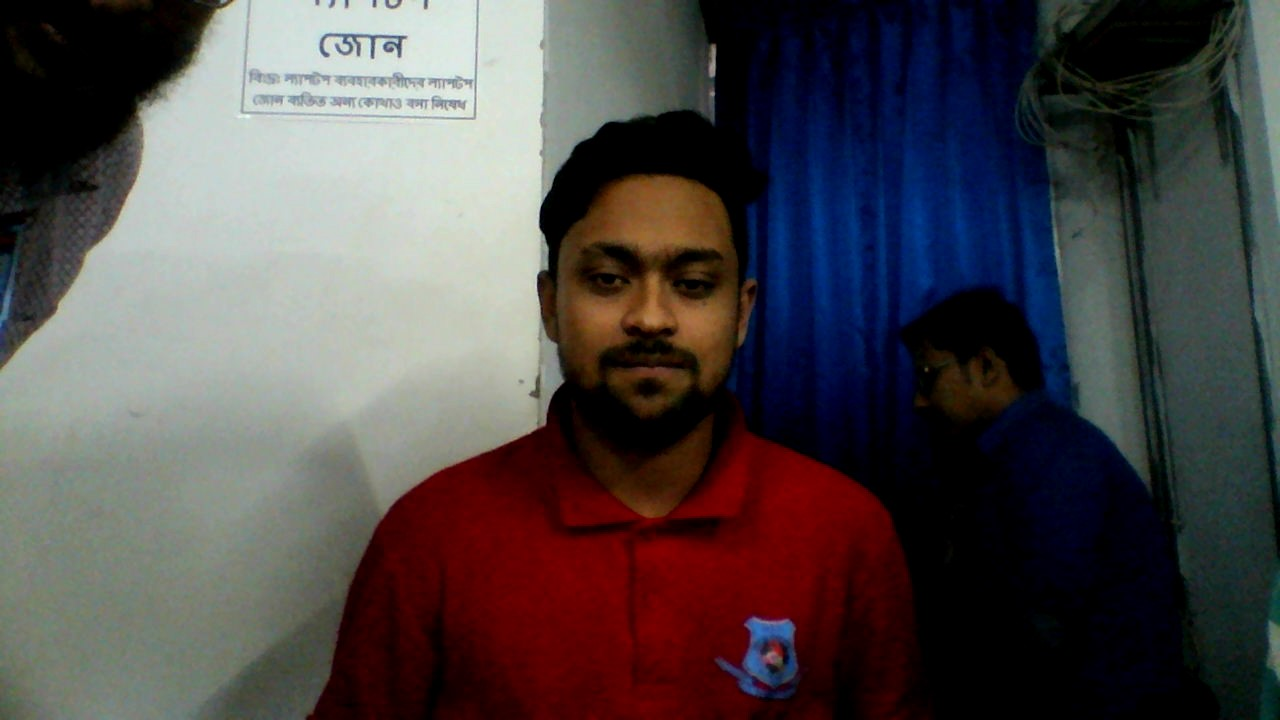
%> input picture rimset/WIN_20181108_17_17_25_Pro.jpg, 1280 x 720 px; its folder holds 4 pictures in this run
$ octave detectNrecog.m   (GNU Octave 9; MATLAB toolbox functions it lacks are replaced by stand-ins)
%> lines starting %> are read from the running program, lines starting %| are printed output that depends on the picture
% Face detection and cropped for train image set

img_dir = 'G:\project_work2\rimset\';
filenames = dir(fullfile(img_dir, '*.jpg'));
num_images = length(filenames);
Fdetector = vision.CascadeObjectDetector;
Fdetector.MergeThreshold = 25;
image_dims =[112, 92];
for n = 1:num_images
    filename = fullfile(img_dir, filenames(n).name);
    img = imread(filename);
%> img is the input picture: size 720x1280x3 uint8; mean R, G, B 78.1, 72.2, 73.7
    img = rgb2gray(img);
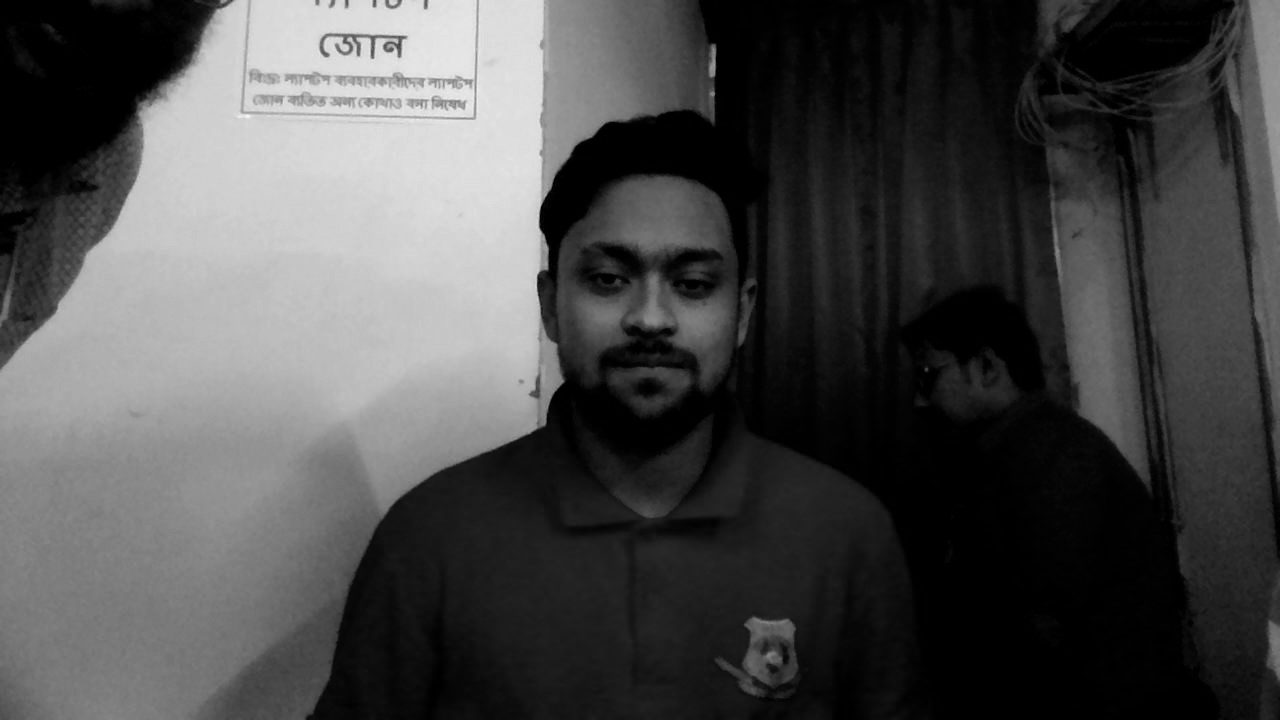
%> img: size 720x1280 uint8; min 0, max 248, mean 74.1
    BB = step(Fdetector, img);
%> BB = [529 181 244 244]
    face_img= imcrop(img,BB);
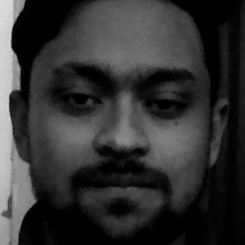
%> face_img: size 245x245 uint8; min 0, max 221, mean 50.3
    img = imresize(face_img,image_dims);
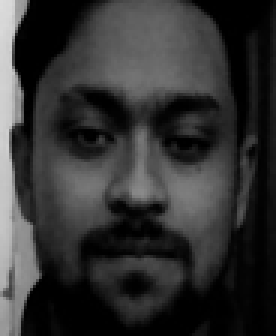
%> img: size 112x92 uint8 (shown 3 times larger); min 0, max 220, mean 50.3
    input_dir= strcat('G:\project_work2\Face_cropped\',filenames(n).name);
    imwrite(img, input_dir);
end
%> pass 2 of the loop `for n = 1:num_images`:
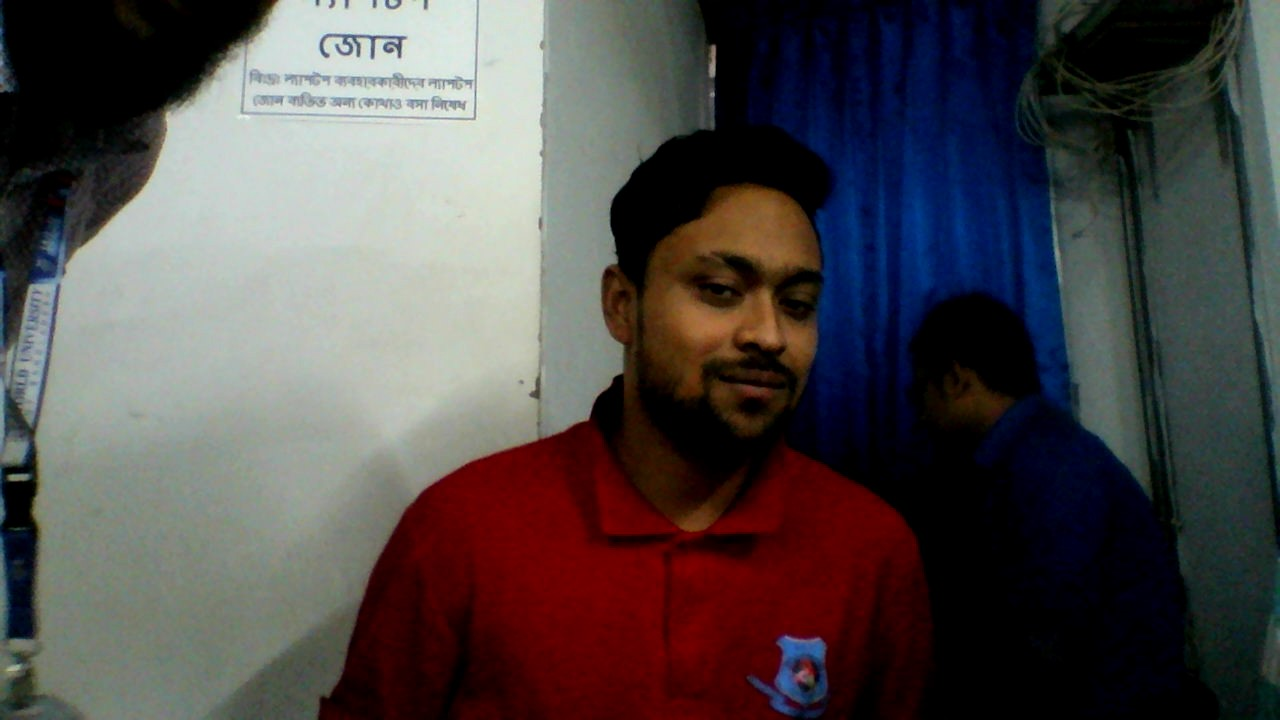
%> input picture rimset/WIN_20181108_17_17_31_Pro.jpg, 1280 x 720 px
%> img is the input picture: size 720x1280x3 uint8; mean R, G, B 79.3, 73.9, 74.3
%> `img = rgb2gray(img);`:
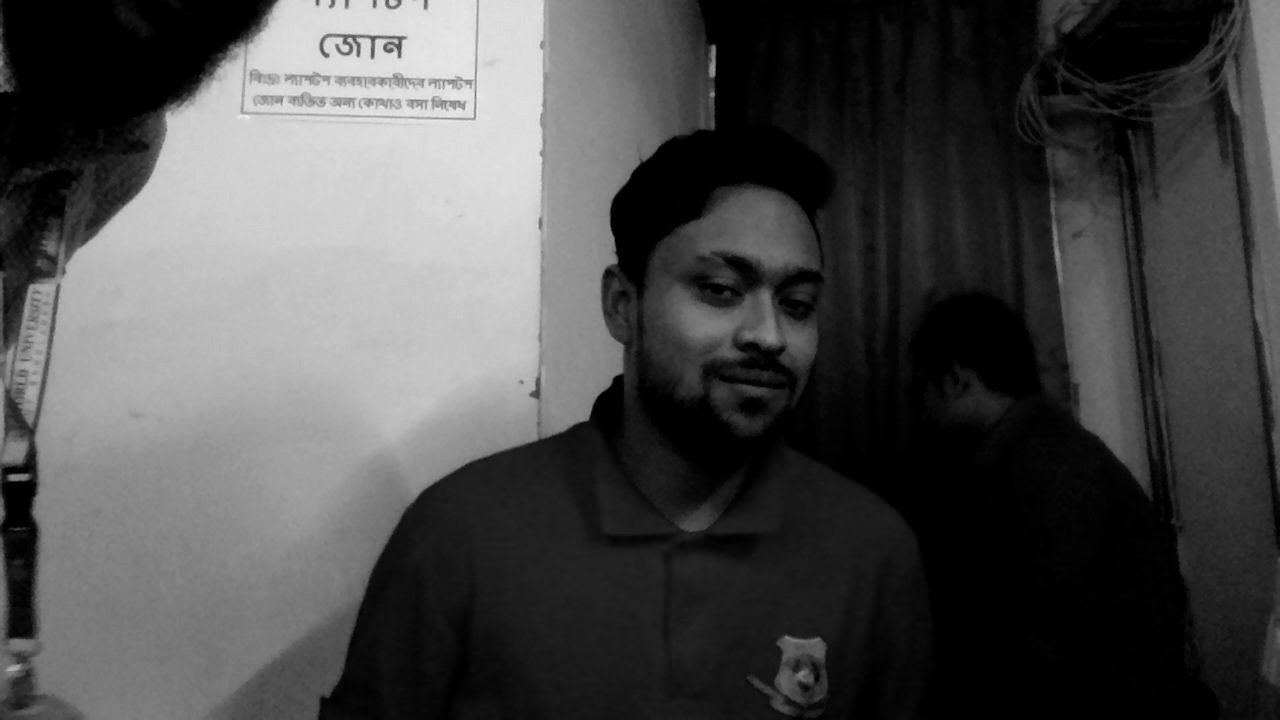
%> img: size 720x1280 uint8; min 0, max 242, mean 75.5
%> BB = [636 193 250 250]
%> face_img: size 251x251 uint8
%> `img = imresize(face_img,image_dims);`:
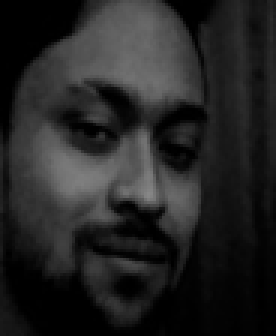
%> img: size 112x92 uint8 (shown 3 times larger); min 0, max 135, mean 36.2
%> pass 3 of the loop `for n = 1:num_images`:
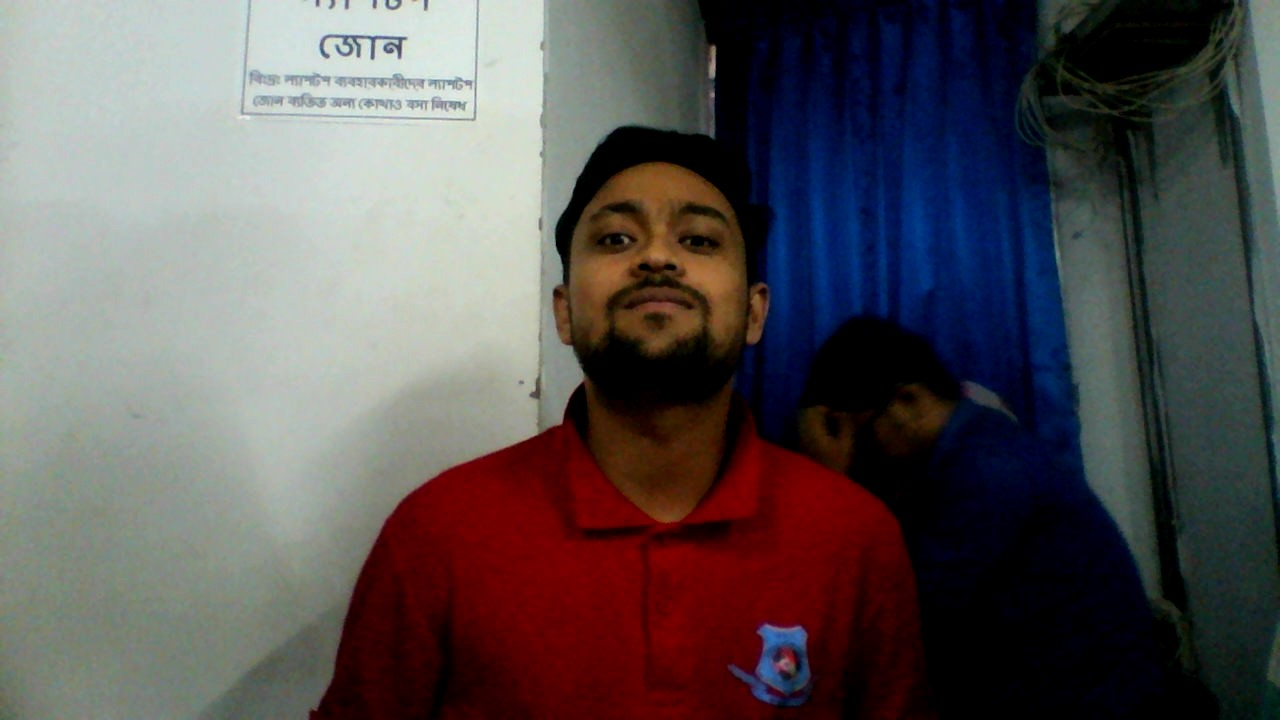
%> input picture rimset/WIN_20181108_17_17_39_Pro.jpg, 1280 x 720 px
%> img is the input picture: size 720x1280x3 uint8; mean R, G, B 90.2, 84.4, 85.7
%> `img = rgb2gray(img);`:
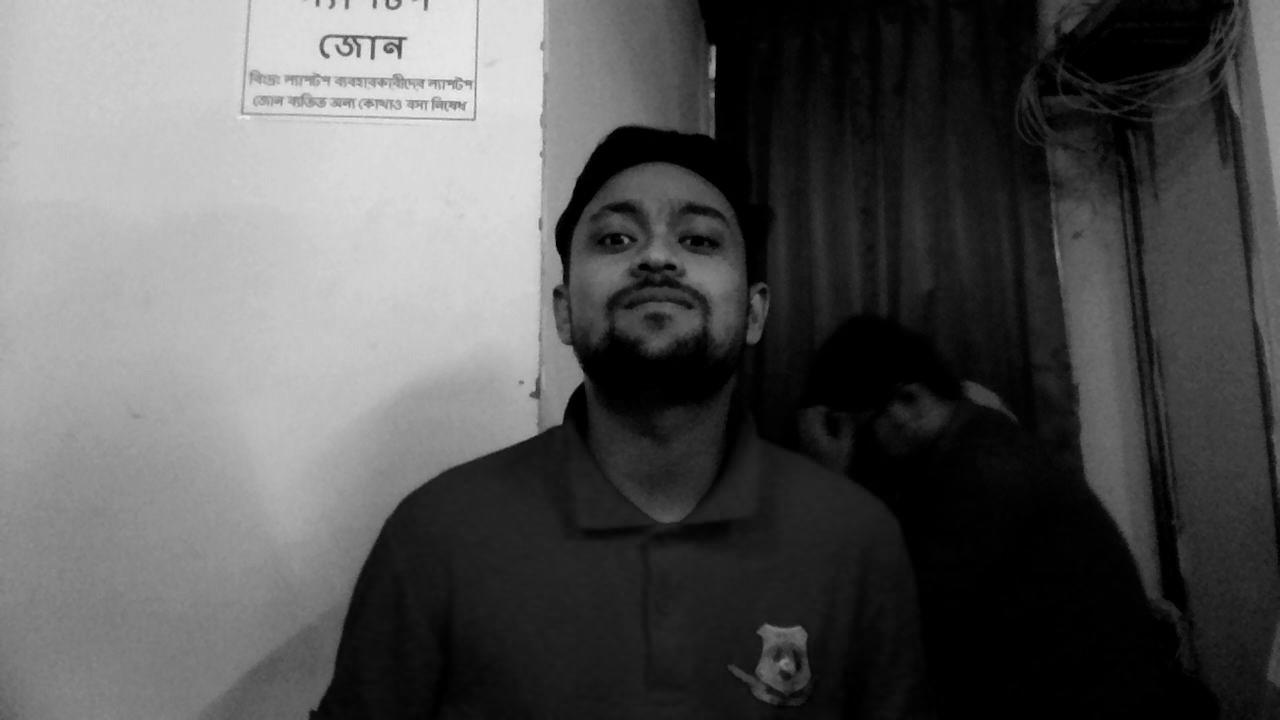
%> img: size 720x1280 uint8; min 0, max 240, mean 86.3
%> BB = [563 155 194 194]
%> face_img: size 195x195 uint8
%> `img = imresize(face_img,image_dims);`:
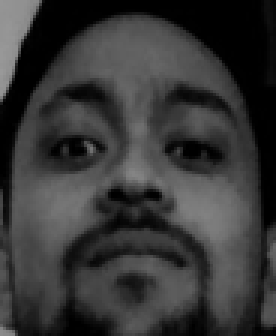
%> img: size 112x92 uint8 (shown 3 times larger); min 0, max 153, mean 54.5
%> the loop made 4 passes; the first 3 are shown

%%

% Input train image directory
input_dir = 'G:\project_work2\Face_cropped\';
%> input_dir = 'G:\project_work2\Face_cropped\'
image_dims =[112, 92];

filenames = dir(fullfile(input_dir, '*.jpg'));
num_images = length(filenames);
%> num_images = 0
images = [];

% Images converted into a column vector
for n = 1:num_images
    filename = fullfile(input_dir, filenames(n).name);
    img = imread(filename);
    img = im2double(img);
    images(:,n) = img(:);
end

% Average/ mean face calculation
mean_face = mean(images, 2);

% Image difference from the mean image
image_diff =[];

for n=1:num_images
    image_diff(:,n)= images(:,n)-mean_face;

end

% Covarience matrix calculation
image_diff_tr= image_diff';
%> image_diff_tr = []
L = image_diff_tr * image_diff;
%> L = []
% eigen vector and value computation using Principle Component Analysis
[eig_vec, score, eig_val] = pca(L);
%> eig_vec = []; score = []; eig_val = []
% Large dimension eigen vector
% evec_ui= image_diff *eig_vec;
% we set the no. of k best eigen vector=6
K_best_evec = 6;
limit=length(eig_val);
%> limit = 0

for i=1:K_best_evec
%> (the run ends here)
